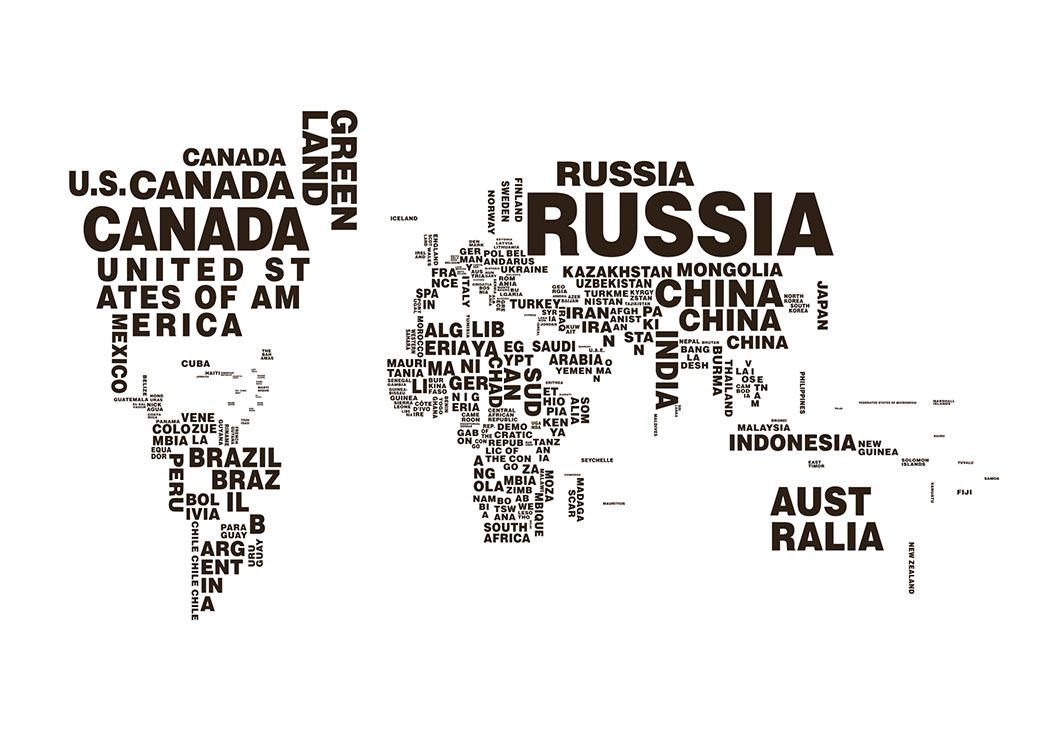
#> input picture Object Detection/world_map.jpg, 1050 x 750 px
$ python threshhold.py
#> lines starting #> are read from the running program, lines starting #| are printed output that depends on the picture; after the words box and inside, x2 and y2 are one past the last pixel; in counts of white or black regions, pixels touching at a corner belong together
import cv2
import numpy as np
bw = cv2.imread("world_map.jpg", 0)
#> bw: shape (750, 1050); min 0, max 255, mean 232.7
height, width = bw.shape[0:2]
#> height = 750; width = 1050
cv2.imshow("Original BW", bw)

binary = np.zeros([height,width,1], 'uint8')

thresh = 85

for row in range(0,height):
    for col in range(0,width):
        if bw[row] [col]>thresh:
            binary[row] [col]=255
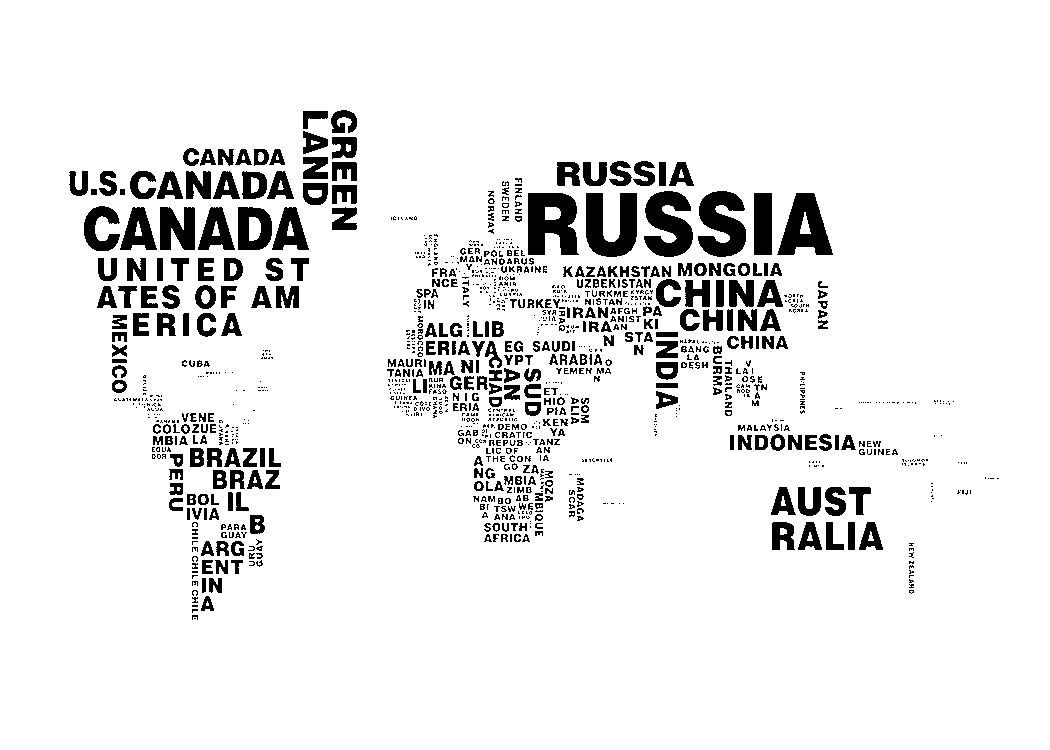
#> binary: shape (750, 1050, 1); 91.8% white; 1300 black regions (842 under 20 px), largest, box (x1, y1, x2, y2) and area: (528, 193, 579, 255) 2395, (586, 193, 637, 257) 2237, (644, 191, 693, 257) 2133

cv2.imshow("Show Binary", binary)
ret, thresh = cv2.threshold(bw,thresh,255,cv2.THRESH_BINARY)
#> ret = 85

cv2.waitKey(0)
#> (the run stopped early here; a loop or call above may not have finished)

$ run again, with Object Detection/detect.jpg copied over Object Detection/world_map.jpg
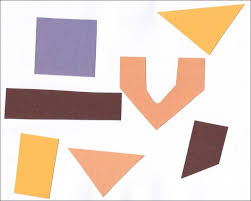
#> input picture Object Detection/detect.jpg, 251 x 201 px
#> `bw = cv2.imread("world_map.jpg", 0)`:
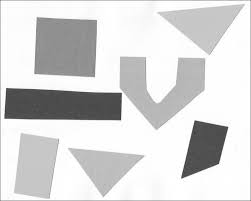
#> bw: shape (201, 251); min 55, max 255, mean 215.3
#> after the loop `for row in range(0,height):`:
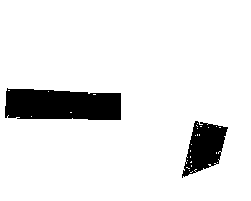
#> binary: shape (201, 251, 1); 90.6% white; 2 black regions, box (x1, y1, x2, y2) and area: (5, 88, 121, 120) 3226, (182, 121, 228, 178) 1509
#> ret = 85
